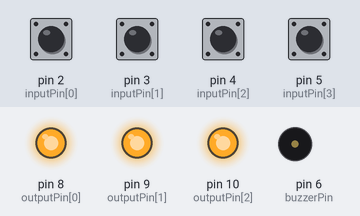
A sketch run on a simulated Arduino Uno, built with avr-gcc and run on an emulated ATmega328P. On the bench: output pins drawn as LEDs (lit = HIGH), buzzer (waves = sounding). The inputs (shaded band) are chosen by the test bench; at power-on: pin 2 (inputPin[0]), pin 3 (inputPin[1]), pin 4 (inputPin[2]), pin 5 (inputPin[3]) HIGH.

Above: at 1.2 s.
1.3 s: pin 2 (inputPin[0]) pulled LOW for 0.15 s
At 2.0 s:
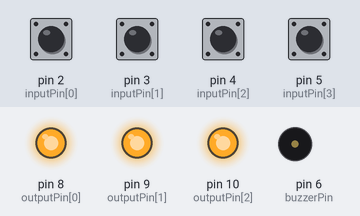
3.0 s: pin 3 (inputPin[1]) pulled LOW for 0.15 s
At 4.4 s:
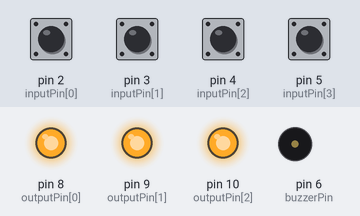
4.7 s: pin 4 (inputPin[2]) pulled LOW for 0.15 s
At 5.8 s:
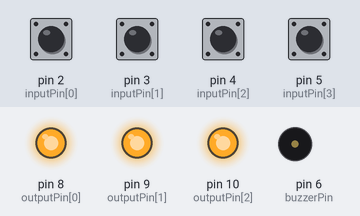
6.4 s: pin 5 (inputPin[3]) pulled LOW for 0.15 s
At 7.7 s:
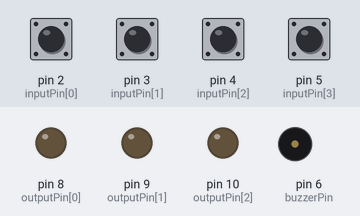
8.9 s: pin 2 (inputPin[0]) pulled LOW for 1 s
At 9.7 s:
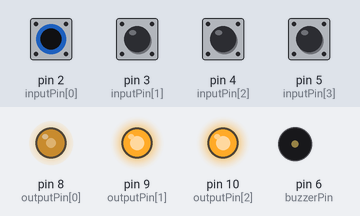
11.4 s: pin 3 (inputPin[1]) pulled LOW for 1 s
At 12.9 s:
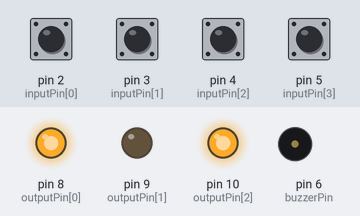
Timing chart, 0 to 14.4 s (numbered marks = the images above; inputs shaded):
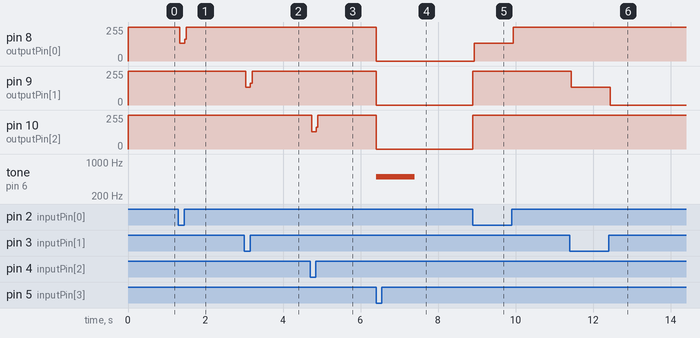

The sketch:

Blink_3LED_005.ino
```cpp
int inputPin[] = {2, 3, 4, 5};
int outputPin[] = {8, 9, 10};
int switchCon = 0;
// 입력핀과 출력핀을 각각 inputPin, outputPin 배열로 지정하였다.
// 한번 누르면 불이 켜지고 다시 한번 켜지면 불이 꺼지겠금 불의 상태를 확인하는 변수 switchCon 을 0으로 초기화했다.

int buzzerPin = 6;

void setup() {
  pinMode(inputPin[0], INPUT_PULLUP);
  pinMode(inputPin[1], INPUT_PULLUP);
  pinMode(inputPin[2], INPUT_PULLUP);
  pinMode(inputPin[3], INPUT_PULLUP);

  pinMode(outputPin[0], OUTPUT);
  pinMode(outputPin[1], OUTPUT);
  pinMode(outputPin[2], OUTPUT);

  pinMode(buzzerPin, OUTPUT);

  digitalWrite(outputPin[0], HIGH);
  digitalWrite(outputPin[1], HIGH);
  digitalWrite(outputPin[2], HIGH);
}
// 처음 실행했을 때 최초 실행되는 함수
// 입력핀과 출력핀을 pinMode 함수를 통하여 설정하였으며 최초 실행시 모든 불이 꺼지도록 설계하였다.

void outputMethod(int a, int b, int c){
  digitalWrite(outputPin[0], a);
  digitalWrite(outputPin[1], b);
  digitalWrite(outputPin[2], c);
}
// 3색 led

void buzzerMethod(int buzzerPin, int frequency, int miliSec, int delaySec){
  tone(buzzerPin, frequency, miliSec);
  delay(delaySec);
}

void switchOn(int a, int b, int c, int d){
  if(switchCon == 0){
    if(digitalRead(a) == LOW){
      outputMethod(LOW,HIGH,HIGH);
    } else if (digitalRead(b) == LOW){
      outputMethod(HIGH,LOW,HIGH);
    } else if (digitalRead(c) == LOW){
      outputMethod(HIGH,HIGH,LOW);
    } else if (digitalRead(d) == LOW){
      outputMethod(LOW,LOW,LOW);
      buzzerMethod(buzzerPin, 500, 1000, 2000);
    } else {
    }
    switchCon = 1;
  } else {
  }
}

void switchOff(int a, int b, int c, int d){
    if(switchCon == 1){
      if(digitalRead(a) == LOW || digitalRead(b) == LOW || digitalRead(c) == LOW || digitalRead(d) == LOW){
        outputMethod(HIGH,HIGH,HIGH);
      } else {
      }
      switchCon = 0;
    } else {
    }
}


// the loop function runs over and over again forever
void loop() {
  switchOn(inputPin[0], inputPin[1], inputPin[2], inputPin[3]);
  switchOff(inputPin[0], inputPin[1], inputPin[2], inputPin[3]);

}
```

Measured:
- after the input at 1.3 s, pin 8 (outputPin[0]): 255/255 → 133/255 at once, → 255/255 0.12 s later
- after the input at 3.0 s, pin 9 (outputPin[1]): 255/255 → 132/255 at once, → 255/255 0.12 s later
- after the input at 4.7 s, pin 10 (outputPin[2]): 255/255 → 131/255 at once, → 255/255 0.12 s later
- after the input at 6.4 s, pin 8 (outputPin[0]), pin 9 (outputPin[1]), pin 10 (outputPin[2]): 255/255 → 0/255 at once; tone on pin 6 (buzzerPin): silent → 500 Hz at once, → silent 1.0 s later
- after the input at 8.9 s, pin 8 (outputPin[0]): 0/255 → 133/255 at once, → 255/255 1.0 s later; pin 9 (outputPin[1]), pin 10 (outputPin[2]): 0/255 → 255/255 at once
- after the input at 11.4 s, pin 9 (outputPin[1]): 255/255 → 132/255 at once, → 0/255 1.0 s later
